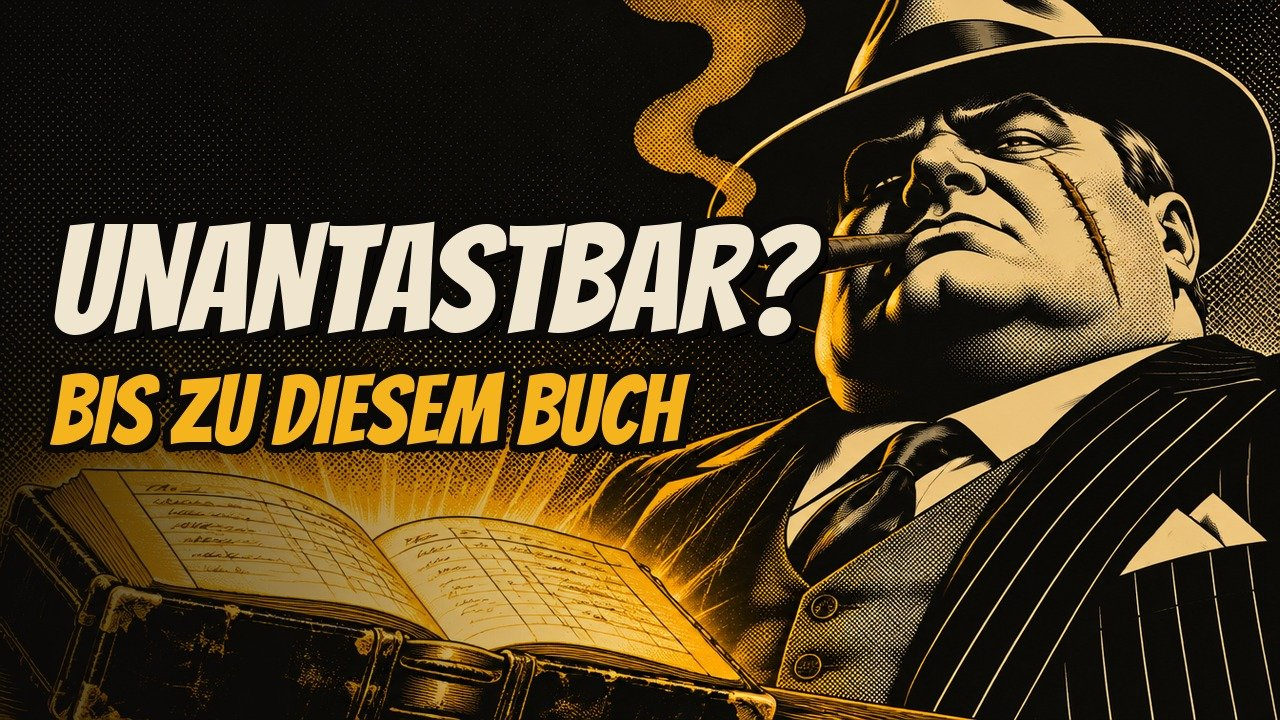
#> input picture videos/001-al-capone/thumbnail_A.jpg, 1280 x 720 px
$ python thumbnail.py ../videos/001-al-capone/thumbnail_A.jpg ../videos/001-al-capone/thumbnail_B.jpg ../videos/001-al-capone/thumbnail_B.jpg ../videos/001-al-capone/thumbnail_B.jpg ../videos/001-al-capone/thumbnail_B.jpg
#> lines starting #> are read from the running program, lines starting #| are printed output that depends on the picture
"""Hero-Thumbnail im Nachtausgabe-Stil (ein großes Motiv + 2 Zeilen Text, links dunkel).
Aufruf: python3 engine/thumbnail.py HERO.png "ZEILE 1" "ZEILE 2" AUSGABE.jpg [left|right]
Zeile 1 hell (Papierweiß), Zeile 2 groß in Bernstein. Kurz halten: max. 3 Wörter pro Zeile."""
import sys, os
from PIL import Image, ImageDraw, ImageFont
F = os.path.join(os.path.dirname(os.path.dirname(os.path.abspath(__file__))), "assets", "fonts") + "/"
AMBER = (245, 180, 30); INK = (10, 9, 8); PAPER = (240, 230, 208)

def fit(d, txt, maxw, start):
    s = start
    while s > 40:
        f = ImageFont.truetype(F + "Bangers-Regular.ttf", s)
        if d.textlength(txt, font=f) <= maxw: return f, s
        s -= 4
    return ImageFont.truetype(F + "Bangers-Regular.ttf", s), s

def thumb(src, l1, l2, out, side="left"):
#> called with src = '../videos/001-al-capone/thumbnail_A.jpg', l1 = '../videos/001-al-capone/thumbnail_B.jpg', l2 = '../videos/001-al-capone/thumbnail_B.jpg', out = '../videos/001-al-capone/thumbnail_B.jpg', side = '../videos/001-al-capone/thumbnail_B.jpg'
    im = Image.open(src).convert("RGB").resize((1280, 720), Image.LANCZOS)
#> im is the input picture: PIL image 1280x720 RGB; mean R, G, B 77.3, 62.1, 35.9
    g = Image.new("L", (1280, 720), 0); d = ImageDraw.Draw(g)
#> after `g = Image.new('L', (1280, 720), 0)`: g: PIL image 1280x720 L; every value is 0
    for x in range(700): d.line([(x, 0), (x, 720)], fill=int(200 * (1 - x / 700) ** 1.2))
    if side == "right": g = g.transpose(Image.FLIP_LEFT_RIGHT)
    im = Image.composite(Image.new("RGB", (1280, 720), INK), im, g)
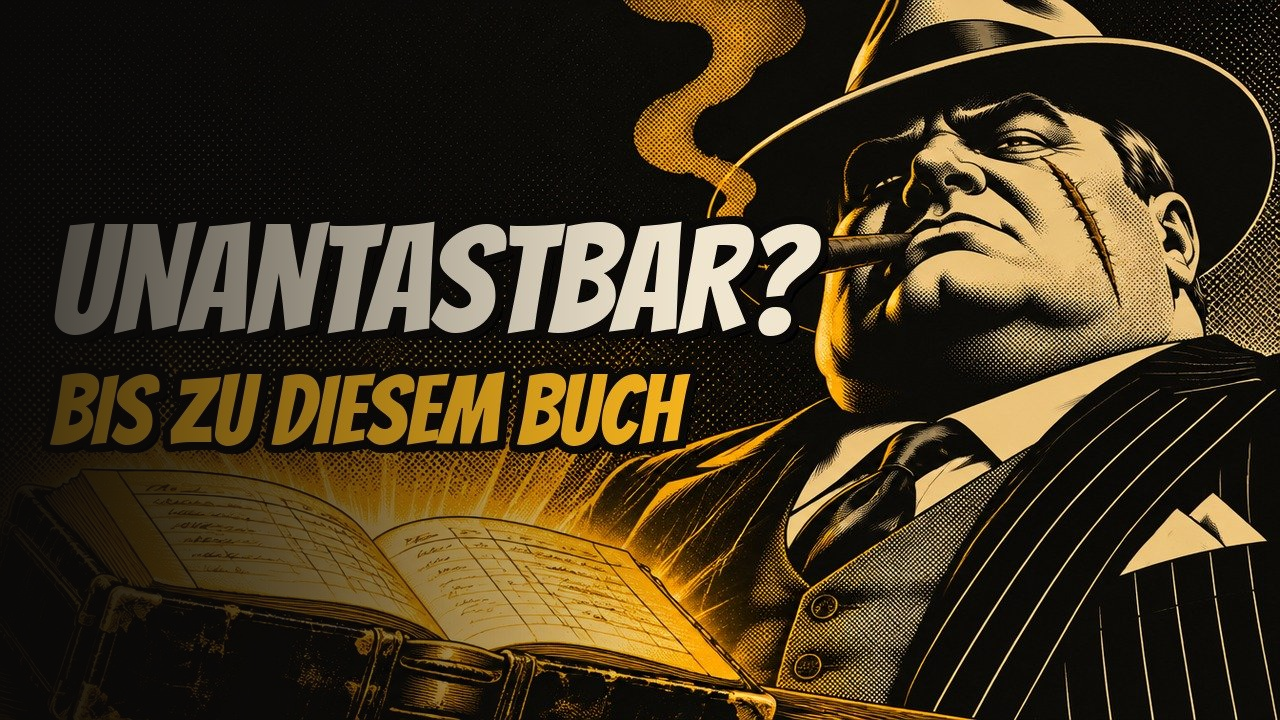
#> im: PIL image 1280x720 RGB; mean R, G, B 66.1, 53.2, 31.3
    d = ImageDraw.Draw(im)
    y = 200
    for txt, start, col in [(l1, 130, PAPER), (l2, 190, AMBER)]:
        f, s = fit(d, txt, 720, start)
        x = 50 if side == "left" else 1230 - d.textlength(txt, font=f)
        d.text((x + 8, y + 8), txt, font=f, fill=(0, 0, 0))
        d.text((x, y), txt, font=f, fill=col, stroke_width=8, stroke_fill=INK)
        y += s + 10
#> this loop made 2 passes
#> (s, x, y) on passes 1 to 2: (38, 462.4, 248), (38, 462.4, 296)
#> after the loop, y = 296
    im.save(out, quality=92)
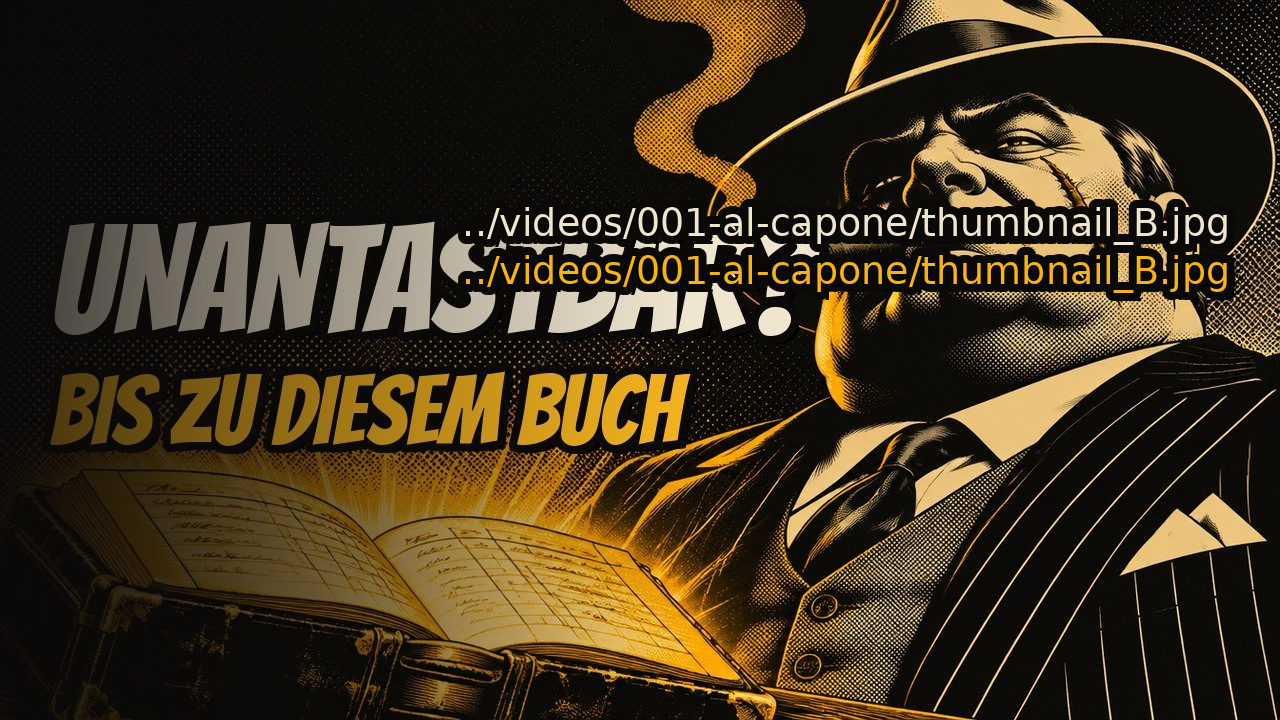
#> saved as thumbnail_B.jpg: PIL image 1280x720 RGB; mean R, G, B 61.1, 48.8, 27.6

if __name__ == "__main__":
    thumb(sys.argv[1], sys.argv[2], sys.argv[3], sys.argv[4], sys.argv[5] if len(sys.argv) > 5 else "left")
